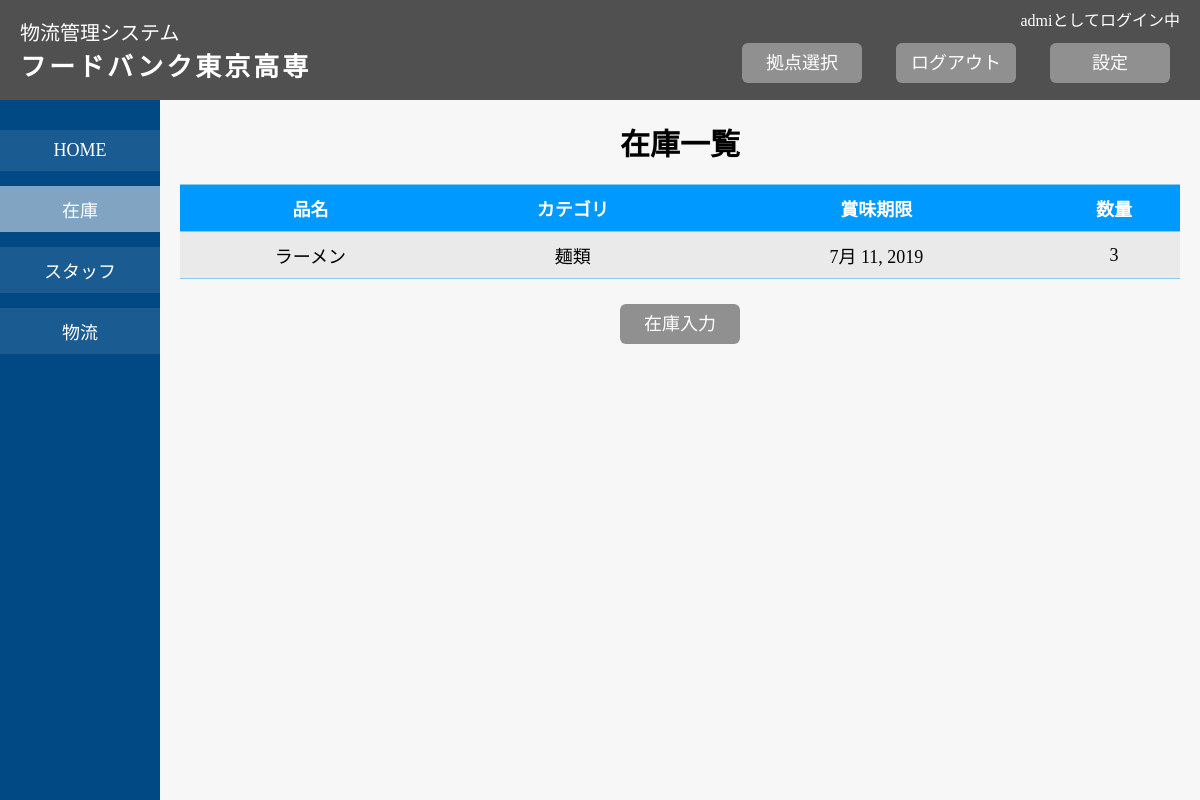
The page /logistics/fb-tnct/stock/ (signed in) on the database its author committed.
### logistics/models.py (models this page shows, shortened)
class Base(models.Model):
    name_ja = models.CharField(max_length=100, unique=True, verbose_name='拠点名(日本語)')
    name_en = models.CharField(max_length=100, unique=True, verbose_name='拠点名(英語)')
    no = models.IntegerField(primary_key=True, verbose_name='拠点コード')
    image = models.ImageField(upload_to='base_image', blank=True, verbose_name='画像')

class Stock(models.Model):
    food = models.ForeignKey(Food, on_delete=models.CASCADE, verbose_name='品名')
    date = models.DateField(blank=True, null=True, verbose_name='賞味期限')
    quantity = models.IntegerField(verbose_name='数量')
    base = models.ForeignKey(Base, on_delete=models.SET_NULL, null=True, verbose_name='拠点')

class Food(models.Model):
    name = models.CharField(max_length=100, verbose_name='品名')
    category = models.CharField(max_length=100, verbose_name='カテゴリー')

### logistics/views.py (the view)
# urls.py: path('<slug:base_name>/stock/', views.stock, name='stock'),
@login_required
def stock(request, base_name):
    stocks = Stock.objects.filter(base__name_en=base_name)
    base = get_object_or_404(Base, name_en=base_name)
    context = {
        'base': base,
        'stocks': stocks,
    }
    return render(request, 'logistics/stock.html', context)

### logistics/templates/logistics/stock.html (shortened to what this page needs)
{% extends "logistics/base.html" %}
{% load static %}
{% load bootstrap4 %}
{% block head %}
<link rel="stylesheet" href="{% static 'css/base.css' %}">
{% endblock %}
{% block content %}
<div class="side-nav">
    <div class="container">
        <a class="side-btn" href="{% url 'home' base_name=base.name_en %}">HOME</a>
        <a class="side-btn current" href="{% url 'stock' base_name=base.name_en %}">在庫</a>
        <a class="side-btn" href="{% url 'staff' base_name=base.name_en %}">スタッフ</a>
        <a class="side-btn" href="{% url 'distribution' base_name=base.name_en %}">物流</a>
    </div>
</div>
<div class="main">
    <h1 class="main-title">在庫一覧</h1>
    <div class="table-wrapper">
        <table class="stock-table">
            <thead>
                <tr>
                    <th>品名</th>
                    <th>カテゴリ</th>
                    <th>賞味期限</th>
                    <th>数量</th>
                </tr>
            </thead>
            <tbody>
                {% for stock in stocks %}
                <tr>
                    <td>{{ stock.food.name }}</td>
                    <td>{{ stock.food.category }}</td>
                    <td>{{ stock.date }}</td>
                    <td>{{ stock.quantity }}</td>
                </tr>
                {% endfor %}
            </tbody>
        </table>
    </div>
    <a class="btn input-btn" href="{% url 'input_stock' base_name=base.name_en %}">在庫入力</a>
</div>
{% endblock %}

### logistics/templates/logistics/base.html (shortened to what this page needs)
{% load static %}
<!DOCTYPE html>
<html>
<head>
    {% block head %}
    {% endblock %}
</head>
<body>
    <header>
        <div class="container">
            <div class="header-left">
                <a class="title" href="{% url 'index' %}">物流管理システム</a>
                <h2 class="base-name">{{ base.name_ja }}</h2>
            </div>
            <div class="header-right">
                    <p class="login-status">{{ request.user.username }}としてログイン中</p>
                    <a class="btn selectbase-btn header-btn" href="{% url 'select_base' %}">拠点選択</a>
                    <a class="btn logout-btn header-btn" href="{% url 'logout' %}">ログアウト</a>
                    <a class="btn setting-btn header-btn" href="#setting">設定</a>
            </div>
        </div>
    </header>
    {% block content %}
    {% endblock %}
</body>
</html>

### logistics/static/css/base.css (style rules this page uses)
* { margin: 0px; padding: 0px; transform: none; }
body { margin: 0; padding: 0; font-family: "meiryo"; background-color: #f7f7f7; }
a { text-decoration: none; color: black; }
header { margin-top: 0px; height: 100px; width: 100%; background-color: #505050; position: fixed; top: 0; left: 0; z-index: 100; }
.header-right { float: right; margin-right: 20px; }
.login-status { color: white; text-align: right; margin-top: 7px; }
.header-left { float: left; }
.title { padding-left: 20px; padding-top: 17px; color: white; font-size: 20px; font-weight: normal; display: block; }
.base-name { padding-top: 0px; padding-left: 20px; font-size: 26px; color: white; letter-spacing: 3px; }
.header-btn { margin: 12px 10px 10px 20px; }
.btn { display: inline-block; text-align: center; color: white; background-color: #909090; border-radius: 6px; height: 40px; width: 120px; line-height: 40px; font-size: 18px; }
.side-nav { width: 160px; height: 100%; background-color: #004984; position: fixed; padding-top: 30px; z-index: 10; }
.side-btn { display: block; color: white; text-align: center; font-size: 18px; padding: 10px 0; margin-bottom: 15px; background-color: rgba(255, 255, 255, 0.1); }
.current { background-color: rgba(255, 255, 255, 0.5); }
.main { margin-left: 160px; margin-top: 100px; width: auto; text-align: center; }
.table-wrapper { margin: 0px 20px; }
.stock-table { font-size: 18px; border-collapse: collapse; width: 100%; }
.stock-table th, .stock-table td { border: solid 1px skyblue; padding: 10px 0; border-width: 1px 0; }
.stock-table th { color: white; background-color: #0099ff; }
.stock-table tr:nth-of-type(odd) { background-color: #EAEAEA; }
.input-btn { margin-top: 25px; margin-bottom: 40px; }
.main-title { font-size: 30px; padding-top: 20px; padding-bottom: 20px; color: black; font-weight: bold; }

### rows shown on the page
Base: name_ja "フードバンク東京高専"
Stock: food.name "ラーメン", food.category "麺類", date "7月 11, 2019", quantity "3"

### other values the page prints
{{ request.user.username }} "admi"
